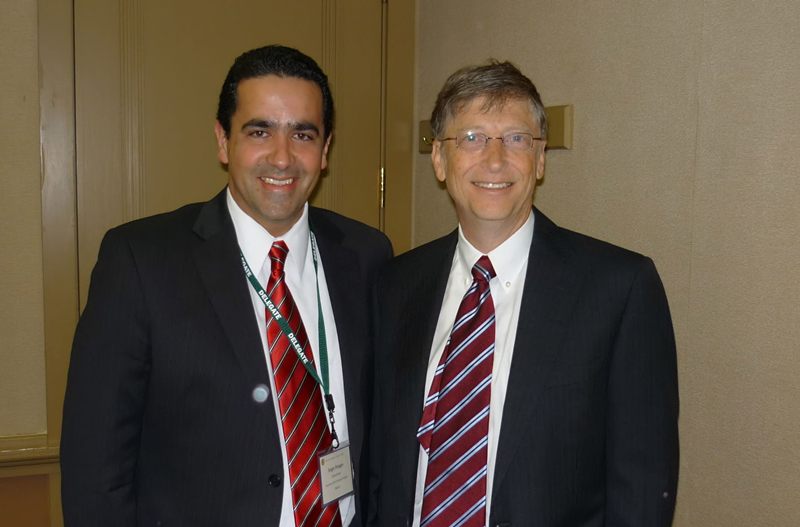
#> input picture 17machineLearning/01机器学习实践指针/05图像处理/billall1.png, 800 x 527 px
$ python '08人脸识别.py'   (Python 2 division)
#> lines starting #> are read from the running program, lines starting #| are printed output that depends on the picture; after the words box and inside, x2 and y2 are one past the last pixel; in counts of white or black regions, pixels touching at a corner belong together
#!/usr/bin/env python
#-*- coding: utf-8 -*-
#code:myhaspl@qq.com
#9-12.py
#标准欧氏距离实现的人脸识别

'''
还可以 使用PCA 进行改进 也可以使用SVM来分类一下
'''

import cv2
import numpy as np


print 'loading  ...'
#请在本程序运行前检查opencv的目录是否为下面的OPCV_PATH值
OPCV_PATH=r"/home/xiaolong/Soft/opencv-3.0.0/data/haarcascades/haarcascade_frontalface_default.xml"


def get_EuclideanDistance(x,y):
    myx=np.array(x)
    myy=np.array(y)
    return np.sqrt(np.sum((myx-myy)*(myx-myy)))*np.var(myx-myy)


def get_distance(img,findimg):
    newsize=(img.shape[1],img.shape[0])
    fimg=cv2.resize(findimg,newsize)
    my_img=cv2.cvtColor(img,cv2.COLOR_BGR2GRAY)
    my_fimg=cv2.cvtColor(fimg,cv2.COLOR_BGR2GRAY)
    return get_EuclideanDistance(my_img,my_fimg)


def findface(image):
    #人脸识别，获取脸在图片中的坐标
#> called with image = 'billall1.png'
    face_cascade = cv2.CascadeClassifier('/home/xiaolong/Soft/opencv-3.0.0/data/haarcascades/haarcascade_frontalface_default.xml')

    img = cv2.imread(image)
#> img is the input picture: shape (527, 800, 3); mean B, G, R 66.8, 82.2, 95.3
    gray = cv2.cvtColor(img, cv2.COLOR_BGR2GRAY)

    faces = face_cascade.detectMultiScale(gray, 1.3, 5)
#> faces = [[218, 84, 127, 127], [429, 97, 121, 121]]
    result = []
    for (x,y,w,h) in faces:
        cv2.rectangle(img,(x,y),(x+w,y+h),(255,255,255),10)
        result.append([(x,y), (x+w, y+h)])
#> this loop made 2 passes
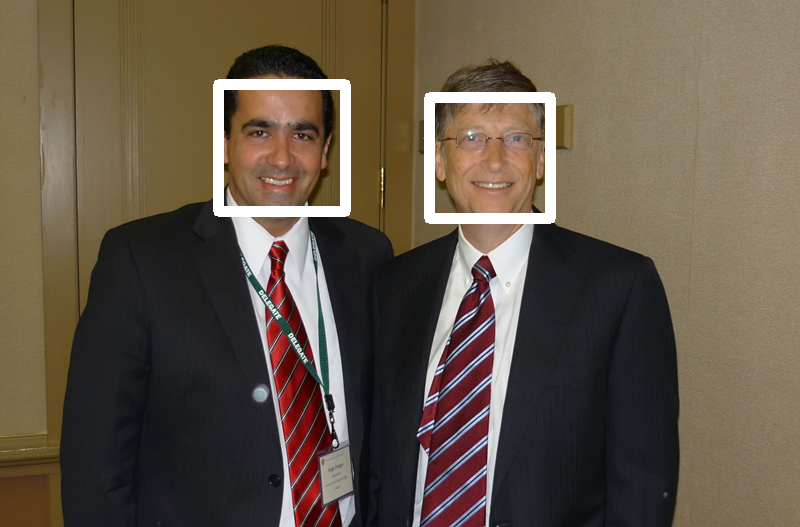
#> img: shape (527, 800, 3); 2.57% of pixels changed, all inside (x1, y1, x2, y2) = (213, 79, 556, 224)
#> after the loop, result = [[(218, 84), (345, 211)], [(429, 97), (550, 218)]]

    return result


fn='billall1.png'
fnt= 'billtest.png'

#获取脸在图片中的坐标
faceresult=findface(fn)
#> faceresult = [[(218, 84), (345, 211)], [(429, 97), (550, 218)]]
facet_result=findface(fnt)
#> call 2 of findface, with image = 'billtest.png'
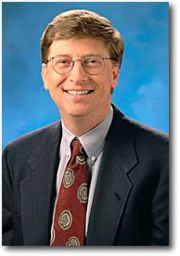
#> input picture 17machineLearning/01机器学习实践指针/05图像处理/billtest.png, 180 x 256 px
#> in findface, img is the input picture: shape (256, 180, 3); mean B, G, R 117.8, 106.9, 91.7
#> in findface (call 2), `gray = cv2.cvtColor(img, cv2.COLOR_BGR2GRAY)`:
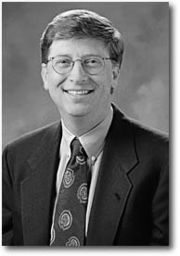
#> gray: shape (256, 180); min 0, max 255, mean 103.6
#> in findface (call 2), `faces = face_cascade.detectMultiScale(gray, 1.3, 5)`: faces = [[38, 33, 78, 78]]
#> the loop in findface (call 2), `for (x,y,w,h) in faces:` made 1 pass
#> after the loop in findface (call 2), `for (x,y,w,h) in faces:`:
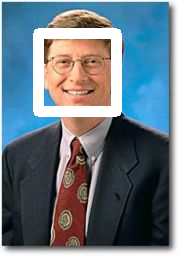
#> img: shape (256, 180, 3); 7.36% of pixels changed, all inside (x1, y1, x2, y2) = (33, 28, 122, 117)
#> after the loop in findface (call 2), `for (x,y,w,h) in faces:`: result = [[(38, 33), (116, 111)]]
#> facet_result = [[(38, 33), (116, 111)]]

myimg=cv2.imread(fn)
myimgt=cv2.imread(fnt)

#IT精英比尔盖茨
isface1=get_distance(myimg[faceresult[0][0][0]:faceresult[0][1][0],faceresult[0][0][1]:faceresult[0][1][1],:],myimgt[facet_result[0][0][0]:facet_result[0][1][0],facet_result[0][0][1]:facet_result[0][1][1],:])
#> in get_distance, `my_fimg=cv2.cvtColor(fimg,cv2.COLOR_BGR2GRAY)`:
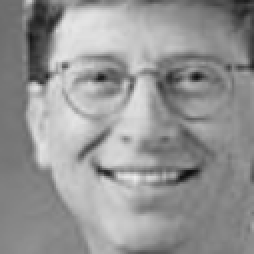
#> my_fimg: shape (127, 127) (shown 2 times larger); min 14, max 238, mean 148.3
#> isface1 = 2803122.8
isface2=get_distance(myimg[faceresult[1][0][0]:faceresult[1][1][0],faceresult[1][0][1]:faceresult[1][1][1],:],myimgt[facet_result[0][0][0]:facet_result[0][1][0],facet_result[0][0][1]:facet_result[0][1][1],:])
#> in get_distance (call 2), `my_fimg=cv2.cvtColor(fimg,cv2.COLOR_BGR2GRAY)`:
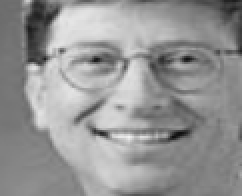
#> my_fimg: shape (98, 121) (shown 2 times larger); min 14, max 242, mean 148.3
#> isface2 = 1935573.5
if isface1<isface2:
    cv2.rectangle(myimg, faceresult[0][0], faceresult[0][1],(255,0,255))
    cv2.rectangle(myimgt, facet_result[0][0], facet_result[0][1],(255,0,255))
else:
    cv2.rectangle(myimg, faceresult[1][0], faceresult[1][1],(255,0,255))
#> myimg: shape (527, 800, 3); 0.11% of pixels changed, all inside (x1, y1, x2, y2) = (429, 97, 551, 219)
    cv2.rectangle(myimgt, facet_result[0][0], facet_result[0][1],(255,0,255))
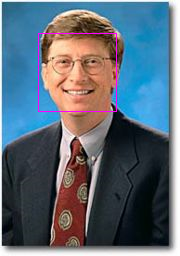
#> myimgt: shape (256, 180, 3); 0.68% of pixels changed, all inside (x1, y1, x2, y2) = (38, 33, 117, 112)


cv2.namedWindow('img')
cv2.imshow('img', myimg)
cv2.namedWindow('imgt')
cv2.imshow('imgt', myimgt)
cv2.waitKey()
cv2.destroyAllWindows()
